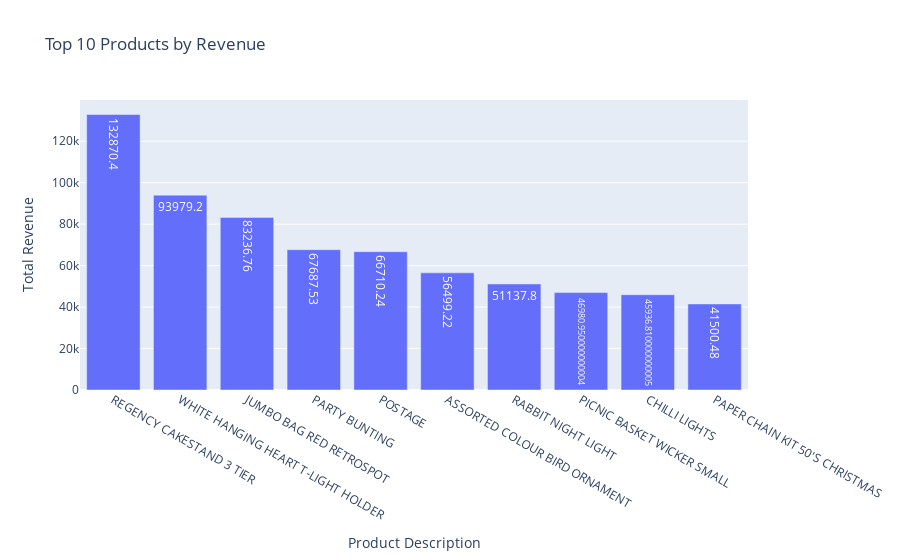

The notebook cell this image was saved under:
### Code cell
# Top 10 Products by Revenue
top_products = data.groupby('StockCode').agg({'TotalAmount': 'sum', 'Description': 'first'}).reset_index()
top_products = top_products.sort_values(by='TotalAmount', ascending=False).head(10)
fig = px.bar(top_products, x='Description', y='TotalAmount',
             title='Top 10 Products by Revenue',
             labels={'TotalAmount': 'Total Revenue', 'Description': 'Product Description'},
             text='TotalAmount')
fig.show()

### Figure 1 — Plotly figure (JSON) as saved in the notebook; plotly's stock layout.template omitted (floating-point values rounded to 4 significant figures)
{"data": [{"hovertemplate": "Product Description=%{x}<br>Total Revenue=%{text}<extra></extra>", "legendgroup": "", "marker": {"color": "#636efa", "pattern": {"shape": ""}}, "name": "", "orientation": "v", "showlegend": false, "text": [132900.0, 93980.0, 83240.0, 67690.0, 66710.0, 56500.0, 51140.0, 46980.0, 45940.0, 41500.0], "textposition": "auto", "type": "bar", "x": ["REGENCY CAKESTAND 3 TIER", "WHITE HANGING HEART T-LIGHT HOLDER", "JUMBO BAG RED RETROSPOT", "PARTY BUNTING", "POSTAGE", "ASSORTED COLOUR BIRD ORNAMENT", "RABBIT NIGHT LIGHT", "PICNIC BASKET WICKER SMALL", "CHILLI LIGHTS", "PAPER CHAIN KIT 50'S CHRISTMAS "], "xaxis": "x", "y": [132900.0, 93980.0, 83240.0, 67690.0, 66710.0, 56500.0, 51140.0, 46980.0, 45940.0, 41500.0], "yaxis": "y"}], "layout": {"barmode": "relative", "legend": {"tracegroupgap": 0}, "title": {"text": "Top 10 Products by Revenue"}, "xaxis": {"anchor": "y", "domain": [0, 1], "title": {"text": "Product Description"}}, "yaxis": {"anchor": "x", "domain": [0, 1], "title": {"text": "Total Revenue"}}}}
